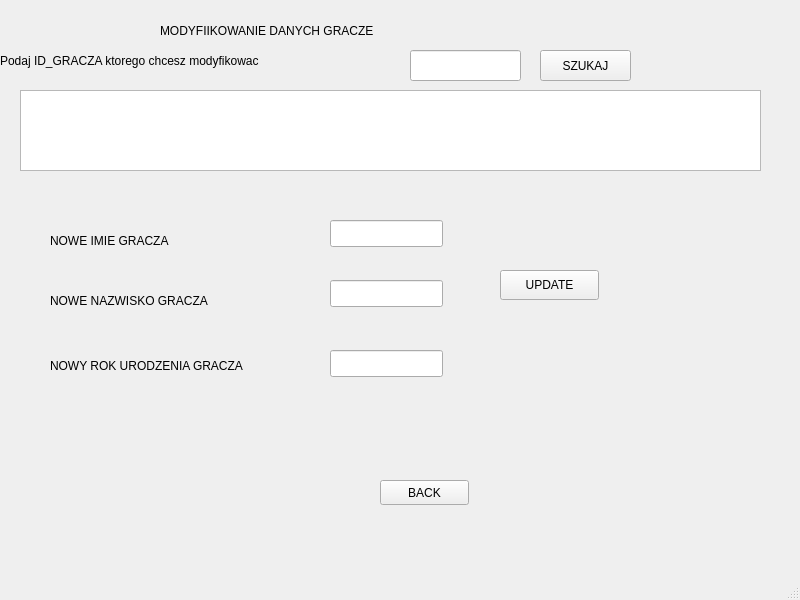
<?xml version="1.0" encoding="UTF-8"?>
<ui version="4.0">
 <class>MainWindow</class>
 <widget class="QMainWindow" name="MainWindow">
  <property name="geometry">
   <rect>
    <x>0</x>
    <y>0</y>
    <width>800</width>
    <height>600</height>
   </rect>
  </property>
  <property name="windowTitle">
   <string>MainWindow</string>
  </property>
  <widget class="QWidget" name="centralwidget">
   <widget class="QLabel" name="label">
    <property name="geometry">
     <rect>
      <x>50</x>
      <y>400</y>
      <width>361</width>
      <height>41</height>
     </rect>
    </property>
    <property name="text">
     <string/>
    </property>
   </widget>
   <widget class="QLineEdit" name="lineEdit">
    <property name="geometry">
     <rect>
      <x>410</x>
      <y>50</y>
      <width>111</width>
      <height>31</height>
     </rect>
    </property>
   </widget>
   <widget class="QLabel" name="label_2">
    <property name="geometry">
     <rect>
      <x>50</x>
      <y>230</y>
      <width>221</width>
      <height>21</height>
     </rect>
    </property>
    <property name="text">
     <string>NOWE IMIE GRACZA</string>
    </property>
   </widget>
   <widget class="QLabel" name="label_3">
    <property name="geometry">
     <rect>
      <x>0</x>
      <y>50</y>
      <width>401</width>
      <height>21</height>
     </rect>
    </property>
    <property name="text">
     <string>Podaj ID_GRACZA ktorego chcesz modyfikowac</string>
    </property>
   </widget>
   <widget class="QTextBrowser" name="textBrowser">
    <property name="geometry">
     <rect>
      <x>20</x>
      <y>90</y>
      <width>741</width>
      <height>81</height>
     </rect>
    </property>
   </widget>
   <widget class="QPushButton" name="pushButton">
    <property name="geometry">
     <rect>
      <x>540</x>
      <y>50</y>
      <width>91</width>
      <height>31</height>
     </rect>
    </property>
    <property name="text">
     <string>SZUKAJ</string>
    </property>
   </widget>
   <widget class="QLabel" name="label_4">
    <property name="geometry">
     <rect>
      <x>50</x>
      <y>290</y>
      <width>221</width>
      <height>21</height>
     </rect>
    </property>
    <property name="text">
     <string>NOWE NAZWISKO GRACZA</string>
    </property>
   </widget>
   <widget class="QLabel" name="label_5">
    <property name="geometry">
     <rect>
      <x>50</x>
      <y>350</y>
      <width>271</width>
      <height>31</height>
     </rect>
    </property>
    <property name="text">
     <string>NOWY ROK URODZENIA GRACZA</string>
    </property>
   </widget>
   <widget class="QLineEdit" name="lineEdit_2">
    <property name="geometry">
     <rect>
      <x>330</x>
      <y>220</y>
      <width>113</width>
      <height>27</height>
     </rect>
    </property>
   </widget>
   <widget class="QLineEdit" name="lineEdit_3">
    <property name="geometry">
     <rect>
      <x>330</x>
      <y>280</y>
      <width>113</width>
      <height>27</height>
     </rect>
    </property>
   </widget>
   <widget class="QLineEdit" name="lineEdit_4">
    <property name="geometry">
     <rect>
      <x>330</x>
      <y>350</y>
      <width>113</width>
      <height>27</height>
     </rect>
    </property>
   </widget>
   <widget class="QPushButton" name="pushButton_2">
    <property name="geometry">
     <rect>
      <x>500</x>
      <y>270</y>
      <width>99</width>
      <height>30</height>
     </rect>
    </property>
    <property name="text">
     <string>UPDATE</string>
    </property>
   </widget>
   <widget class="QLabel" name="label_6">
    <property name="geometry">
     <rect>
      <x>160</x>
      <y>10</y>
      <width>361</width>
      <height>41</height>
     </rect>
    </property>
    <property name="text">
     <string>MODYFIIKOWANIE DANYCH GRACZE</string>
    </property>
   </widget>
   <widget class="QPushButton" name="pushButton_3">
    <property name="geometry">
     <rect>
      <x>380</x>
      <y>480</y>
      <width>89</width>
      <height>25</height>
     </rect>
    </property>
    <property name="text">
     <string>BACK</string>
    </property>
   </widget>
  </widget>
  <widget class="QMenuBar" name="menubar">
   <property name="geometry">
    <rect>
     <x>0</x>
     <y>0</y>
     <width>800</width>
     <height>22</height>
    </rect>
   </property>
  </widget>
  <widget class="QStatusBar" name="statusbar"/>
 </widget>
 <resources/>
 <connections/>
</ui>
